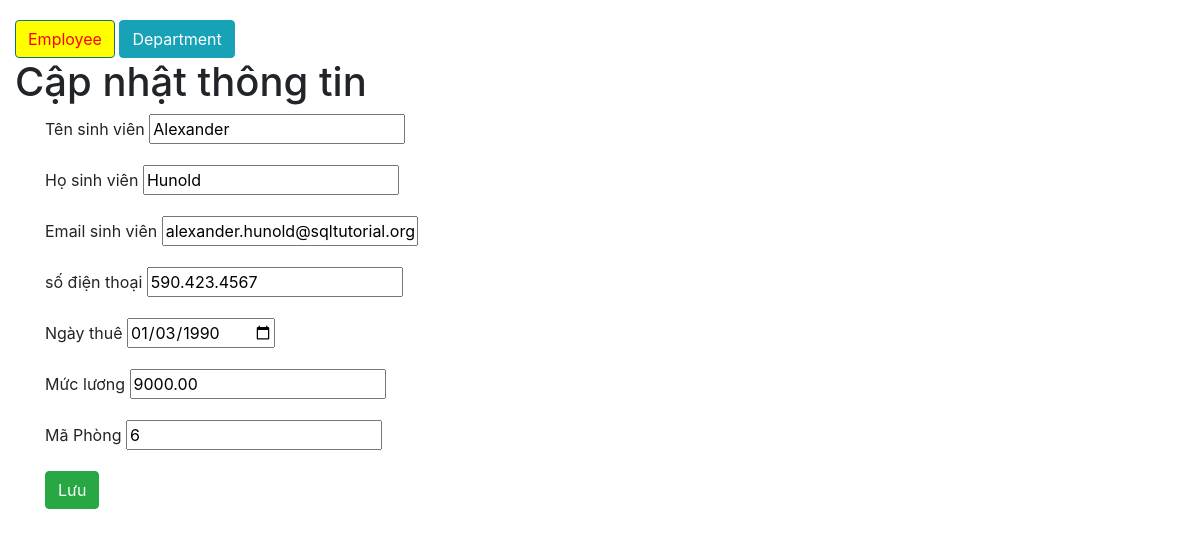
The app's page /?a=edit&employee_id=103 with its own data.
### tables this page shows
CREATE TABLE `employees`  (
  `employee_id` int(11) NOT NULL AUTO_INCREMENT,
  `first_name` varchar(20) NULL DEFAULT NULL,
  `last_name` varchar(25) NOT NULL,
  `email` varchar(100) NOT NULL,
  `phone_number` varchar(20) NULL DEFAULT NULL,
  `hire_date` date NOT NULL,
  `salary` decimal(8, 2) NOT NULL,
  `department_id` int(11) NULL DEFAULT NULL,
  PRIMARY KEY (`employee_id`) USING BTREE,
  INDEX `employees_ibfk_1`(`department_id`) USING BTREE,
  CONSTRAINT `employees_ibfk_1` FOREIGN KEY (`department_id`) REFERENCES `departments` (`department_id`) ON DELETE RESTRICT ON UPDATE RESTRICT
);

### controller/EmployeeController.php (called while the page is built, shortened)
<?php
class EmployeeController
{
    function edit()
    {
        $employee_id = $_GET['employee_id'];
        $employeeRepository = new EmployeeRepository();
        $employee = $employeeRepository->find($employee_id);
        require 'view/employee/edit.php';
    }
}

### index.php (called while the page is built, shortened)
<?php
require 'connectDB.php';
require 'model/employee.php';
require 'model/EmployeeRepository.php';
$a = $_GET['a'] ?? 'index';
$controller = new $controller();
$controller->$a();

### model/EmployeeRepository.php (called while the page is built, shortened)
<?php
class EmployeeRepository
{
    function fetch($cond = null)
    {
        $sql = 'SELECT * FROM employees';
        if ($cond) {
            $sql .= " WHERE $cond";
        }
        global $conn;
        $result = $conn->query($sql);
        $employees = [];
        if ($result->num_rows > 0) {
            while ($row = $result->fetch_assoc()) {
                $employee_id = $row['employee_id'];
                $first_name = $row['first_name'];
                $last_name = $row['last_name'];
                $email = $row['email'];
                $phone_number = $row['phone_number'];
                $hire_date = $row['hire_date'];
                $salary = $row['salary'];
                $department_id = $row['department_id'];
                $employee = new Employee($employee_id, $first_name, $last_name, $email, $phone_number, $hire_date, $salary, $department_id);
                $employees[] = $employee;
            }
        }
        return $employees;
    }
    function find($employee_id)
    {
        $cond = "employee_id = $employee_id";
        $employees = $this->fetch($cond);
        $employee = current($employees);
        return $employee;
    }
}

### model/employee.php (called while the page is built, shortened)
<?php
class Employee
{
    function __construct($employee_id,$first_name,$last_name,$email
    ,$phone_number,$hire_date,$salary,$department_id)
    {
        $this->first_name = $first_name;
        $this->last_name = $last_name;
        $this->email = $email;
        $this->phone_number = $phone_number;
        $this->hire_date = $hire_date;
        $this->salary = $salary;
        $this->department_id = $department_id;
    }
}

### view/employee/edit.php (the view, shortened to what this page needs)
<?php require 'layout/header.php' ?>
<h1>Cập nhật thông tin</h1>
<form action="?a=update" method="POST">
    <div class="container">
        <div class="row">
            <div class="col-md-5">
                <div class="form-group">
                    <label for="first_name">Tên sinh viên</label>
                    <input type="text" name="first_name" id="first_name" value="<?= $employee->first_name ?>">
                </div>
                <div class="form-group">
                    <label for="last_name">Họ sinh viên</label>
                    <input type="text" name="last_name" id="last_name" value="<?= $employee->last_name ?>">
                </div>
                <div class="form-group">
                    <label for="email">Email sinh viên</label>
                    <input type="email" name="email" id="email" value="<?= $employee->email ?>">
                </div>
                <div class="form-group">
                    <label for="phone_number">số điện thoại</label>
                    <input type="text" name="phone_number" id="phone_number" value="<?= $employee->phone_number ?>">
                </div>
                <div class="form-group">
                    <label for="hire_date">Ngày thuê</label>
                    <input type="date" name="hire_date" id="hire_date" value="<?= $employee->hire_date ?>">
                </div>
                <div class="form-group">
                    <label for="salary">Mức lương</label>
                    <input type="text" name="salary" id="salary" value="<?= $employee->salary ?>">
                </div>
                <div class="form-group">
                    <label for="department_id">Mã Phòng</label>
                    <input type="text" name="department_id" id="department_id" value="<?= $employee->department_id ?>">
                </div>
                <div class="form-group">
                    <button class="btn btn-success" type="submit">Lưu</button>
                </div>
            </div>
        </div>
    </div>
</form>
<?php require 'layout/footer.php' ?>

### public/css/style.css (style rules this page uses)
label { font-weight: normal; }

### records on screen
employees: first_name "Alexander", last_name "Hunold", email "alexander.hunold@sqltutorial.org", phone_number "590.423.4567", hire_date "01/03/1990", salary "9000.00", department_id "6"
